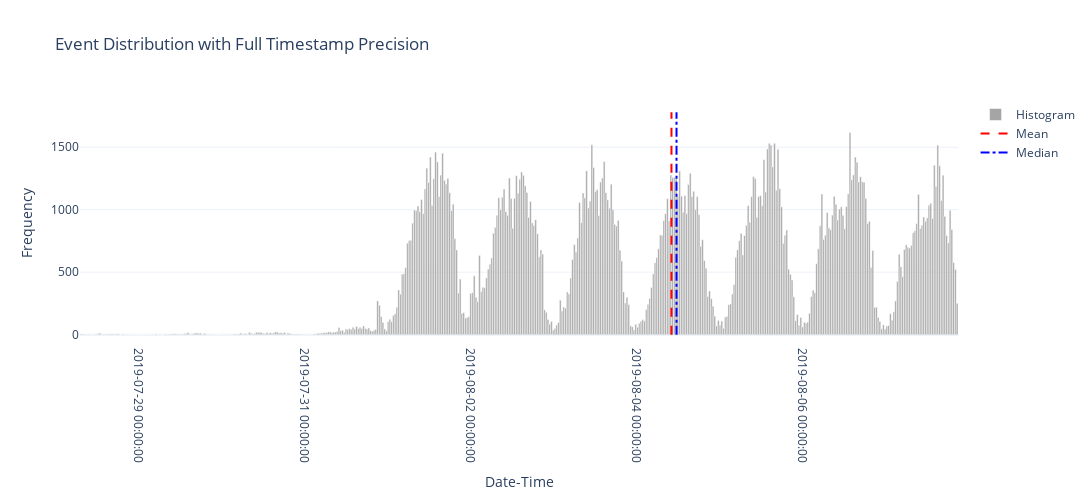

Notebook cell for this chart:
### Code cell
# Plot a histogram by date and time, no outliers.
plotly_frequency_datetime_plotlypx(df_fs['datetime'], bins=500, density=False, color='grey', title='Event Distribution with Full Timestamp Precision', xlabel='Date-Time', ylabel='Frequency')

### Figure 1 — Plotly figure (JSON) as saved in the notebook; plotly's stock layout.template omitted (floating-point values rounded to 4 significant figures; data arrays with more than 128 entries replaced by an {"elided": "..."} marker saying what was removed)
{"data": [{"marker": {"color": "grey"}, "name": "Histogram", "opacity": 0.7, "type": "bar", "width": {"elided": "500 int values"}, "x": {"elided": "500 str values"}, "y": {"elided": "500 float values"}}, {"line": {"color": "red", "dash": "dash"}, "mode": "lines", "name": "Mean", "type": "scatter", "x": ["2019-08-04T10:24:38.863000+00:00", "2019-08-04T10:24:38.863000+00:00"], "y": [0, 1779.0]}, {"line": {"color": "blue", "dash": "dashdot"}, "mode": "lines", "name": "Median", "type": "scatter", "x": ["2019-08-04T11:52:04+00:00", "2019-08-04T11:52:04+00:00"], "y": [0, 1779.0]}], "layout": {"bargap": 0.05, "height": 500, "title": {"text": "Event Distribution with Full Timestamp Precision"}, "width": 1200, "xaxis": {"tickangle": 90, "tickformat": "%Y-%m-%d %H:%M:%S", "title": {"text": "Date-Time"}}, "yaxis": {"title": {"text": "Frequency"}}}}
